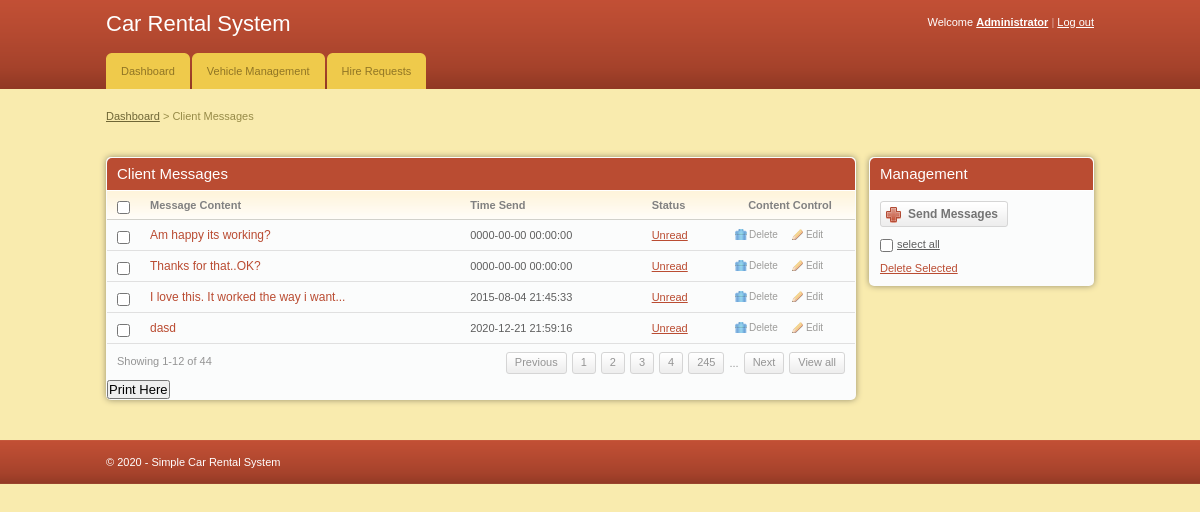
The page /admin/index.php (signed in) on the database its author committed.
### tables this page shows
CREATE TABLE `message` (
  `msg_id` int(11) NOT NULL,
  `client_id` int(11) NOT NULL,
  `message` varchar(255) NOT NULL,
  `status` varchar(255) NOT NULL,
  `time` datetime NOT NULL
);

### admin/index.php (the view, shortened to what this page needs)
<!DOCTYPE html PUBLIC "-//W3C//DTD XHTML 1.0 Transitional//EN" "http://www.w3.org/TR/xhtml1/DTD/xhtml1-transitional.dtd">
<html xmlns="http://www.w3.org/1999/xhtml">
<head>
	<link rel="stylesheet" href="css/style.css" type="text/css" media="all" />
</head>
<body>
<div id="header">
	<div class="shell">
		<?php
			include 'menu.php';
		?>
		</div>
	</div>
<div id="container">
	<div class="shell">
		<div class="small-nav">
			<a href="index.php">Dashboard</a>
			<span>&gt;</span>
			Client Messages
		</div>
		<br />
		<div id="main">
			<div id="content">
				<div class="box">
					<div class="box-head">
						<h2 class="left">Client Messages</h2>
					</div>
					<div class="table">
						<table width="100%" border="0" cellspacing="0" cellpadding="0">
							<tr>
								<th width="13"><input type="checkbox" class="checkbox" /></th>
								<th>Message Content</th>
								<th>Time Send</th>
								<th>Status</th>
								<th width="110" class="ac">Content Control</th>
							</tr>
							<?php
								include '../includes/config.php';
								$select = "SELECT * FROM message";
								$result = $conn->query($select);
								while($row = $result->fetch_assoc()){
							?>
							<tr>
								<td><input type="checkbox" class="checkbox" /></td>
								<td><h3><a href="#"><?php echo $row['message'] ?></a></h3></td>
								<td><?php echo $row['time'] ?></td>
								<td><a href="#"><?php echo $row['status'] ?></a></td>
								<td><a href="javascript:sureToApprove(<?php echo $row['msg_id'];?>)" class="ico del">Delete</a><a href="#" class="ico edit">Edit</a></td>
							</tr>
							<?php
								}
							?>
						</table>
						<div class="pagging">
							<div class="left">Showing 1-12 of 44</div>
							<div class="right">
								<a href="#">Previous</a>
								<a href="#">1</a>
								<a href="#">2</a>
								<a href="#">3</a>
								<a href="#">4</a>
								<a href="#">245</a>
								<span>...</span>
								<a href="#">Next</a>
								<a href="#">View all</a>
							</div>
						</div>
					</div>
					<h2><input type="submit" onclick="window.print()" value="Print Here" /></h2>
				</div>
			</div>
			<div id="sidebar">
				<div class="box">
					<div class="box-head">
						<h2>Management</h2>
					</div>
					<div class="box-content">
						<a href="#" class="add-button"><span>Send Messages</span></a>
						<p class="select-all"><input type="checkbox" class="checkbox" /><label>select all</label></p>
						<p><a href="#">Delete Selected</a></p>
					</div>
				</div>
			</div>
		</div>
	</div>
</div>
<div id="footer">
	<div class="shell">
	<span class="left">&copy; <?php echo date("Y");?> - Simple Car Rental System</span>
	</div>
</div>
</body>
</html>

### admin/menu.php (shortened to what this page needs)
<div id="top">
			<h1><a href="#">Car Rental System</a></h1>
			<div id="top-navigation">
				Welcome <a href="#"><strong>Administrator</strong></a>
				<span>|</span>
				<a href="logout.php">Log out</a>
			</div>
		</div>
<div id="navigation">
			<ul>
			    <li><a href="index.php"><span>Dashboard</span></a></li>
			    <li><a href="add_vehicles.php"><span>Vehicle Management</span></a></li>
			    <li><a href="client_requests.php"><span>Hire Requests</span></a></li>
			</ul>
		</div>

### admin/css/style.css (style rules this page uses)
* { padding:0; margin:0; outline:0; }
body { background:#f9ebae; font-family: Verdana, sans-serif; font-size:11px; line-height:14px; color:#5e5e5e; }
input, textarea, select { font-family: Verdana, sans-serif; font-size:13px; }
.checkbox { width:13px; height:13px; vertical-align:top; position:relative; top:2px; }
a { color:#ba4c32; text-decoration: underline; cursor:pointer; }
.left, .alignleft { float:left; display:inline; }
.right, .alignright { float:right; display:inline; }
.ac { text-align: center !important; }
h1 { font-size:22px; line-height:24px; color:#fff; font-weight: normal; }
h1 a { color:#fff; text-decoration: none; }
h2 { font-size:15px; font-weight: normal; }
h3 { font-size:12px; line-height:14px; font-weight: normal; }
h3 a { text-decoration: none; }
.shell { width:988px; margin:0 auto; }
#header { height:89px; background:url(images/header.gif); white-space:nowrap; }
#header h1 { float:left; display:inline; padding-top:12px; }
#top-navigation { float:right; white-space:nowrap; color:#fff; padding-top:15px; }
#top-navigation a { color:#fff; }
#top-navigation span { color:#dca598; }
#top { height:53px; }
#navigation { height:36px; }
#navigation ul { list-style-type: none; }
#navigation ul li { float:left; display:inline; margin-right:2px; }
#navigation ul li a, #navigation ul li a span { float:left; height:36px; background:url(images/tab.gif) no-repeat 0 0; padding:0 0 0 15px; }
#navigation ul li a span { background-position:right 0; padding:0 15px 0 0; }
#navigation ul li a { line-height:36px; color:#907525; text-decoration: none; }
#container { padding:20px 0; }
.small-nav { color:#978b48; padding-bottom:20px; }
.small-nav a { color:#6f6636; }
#content { float:left; width:750px; }
#sidebar { float:right; width:225px; }
.table th { background:#fffdfa url(images/th.gif) repeat-x 0 0; color:#818181; text-align: left; padding:7px 10px; border-bottom:solid 1px #d2d1cb; }
.table td { background:#fbfcfc; border-bottom:solid 1px #e0e0e0; padding:8px 10px; }
.box { background:#fbfcfc; height:100%; padding:1px; margin-bottom:20px; }
.box-head { background:#ba4c32; height:32px; color:#fff; padding: 0 10px; line-height:32px; white-space:nowrap; border-bottom:solid 1px #fff; }
.pagging { height:20px; padding:8px 10px; line-height:19px; color:#949494; }
.pagging a { background:url(images/pagging.gif) repeat-x 0 0; height:20px; float:left; padding:0 8px; border:solid 1px #d5d5d5; text-decoration: none; color:#949494; margin-left:5px; }
.pagging span { float:left; margin-left:5px; padding-top:2px; }
a.ico { color:#9d9c9a; font-size:10px; text-decoration: none; padding:0 0 0 14px; background-repeat:no-repeat; background-position:0 0; }
a.del { background-image:url(images/del.gif) }
a.edit { background-image:url(images/edit.gif); margin-left:14px; }
.box-content { padding:10px; }
.box-content p { padding-top:10px; }
.select-all label { text-decoration: underline; padding-left:4px; }
.add-button, .add-button span { float:left; height:26px; background:url(images/add-button.gif) no-repeat 0 0; padding:0 0 0 28px; }
.add-button span { background-position:right 0; padding:0 10px 0 0; }
.add-button { font-weight: bold; font-size:12px; color:#747474; text-decoration: none; line-height:26px; }
#footer { height:44px; background:url(images/footer.gif); line-height:44px; color:#fff; }
.box { -moz-border-radius:5px; -webkit-border-radius:5px; -moz-box-shadow: 0 0 6px #978f6c; -webkit-box-shadow: 0 0 6px #978f6c; }
.box-head { -moz-border-radius-topleft:5px; -moz-border-radius-topright:5px; -webkit-border-top-left-radius:5px; -webkit-border-top-right-radius:5px; }
.small-field, .button, .pagging a { -moz-border-radius:3px; -webkit-border-radius:3px; }

### rows shown on the page
message: message "Am happy its working?", time "0000-00-00 00:00:00", status "Unread"
message: message "Thanks for that..OK?", time "0000-00-00 00:00:00", status "Unread"
message: message "I love this. It worked the way i want...", time "2015-08-04 21:45:33", status "Unread"
message: message "dasd", time "2020-12-21 21:59:16", status "Unread"
